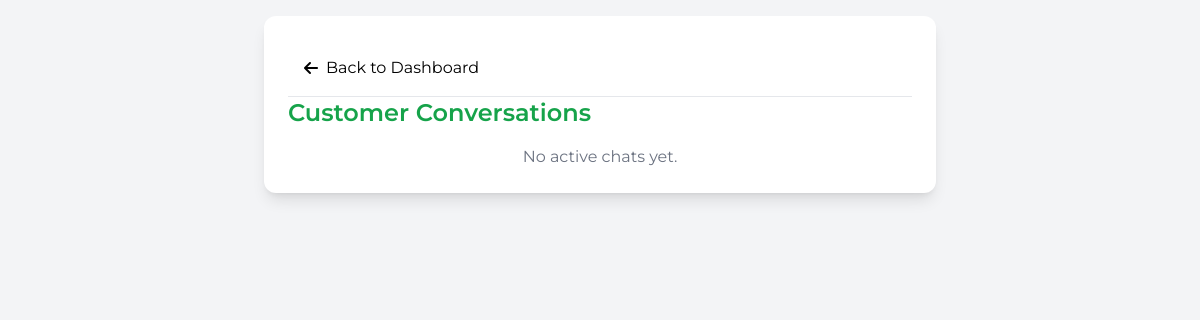
/support/admin/chats/ (signed in), run on an earlier commit of the app's database.
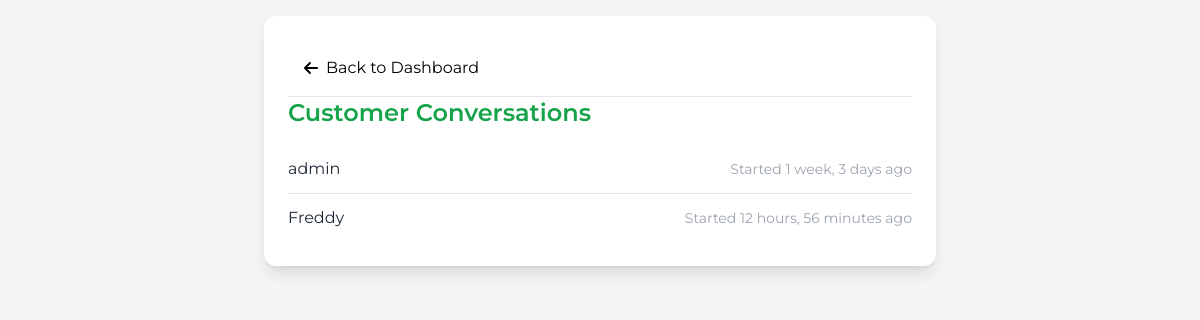
And on a later commit of the database.
### user_support/models.py (models this page shows, shortened)
class Chat(models.Model):
    user = models.ForeignKey(settings.AUTH_USER_MODEL, on_delete=models.CASCADE, related_name="chats")
    created_at = models.DateTimeField(auto_now_add=True)

### authentifications/models.py (models this page shows, shortened)
class CustomUser(AbstractBaseUser, PermissionsMixin):
    name = models.CharField(max_length=100)
    email = models.EmailField(unique=True)
    country = CountryField(blank_label="Select Country")
    username = models.CharField(unique=True, max_length=50)
    account_number = models.CharField(max_length=10, unique=True, blank=True, null=True)
    balance = models.DecimalField(max_digits=10, decimal_places=2, default=0.00)
    profile_picture = models.ImageField(
        upload_to="profile_pics/",
        default="default_profile.jpg",
        blank=True,
        null=True
    )
    account_ready = models.BooleanField(default=False)  # Determines if the user can withdraw
    is_active = models.BooleanField(default=False)  # Becomes active after email verification
    is_staff = models.BooleanField(default=False)  # Restricts admin access
    date_joined = models.DateTimeField(default=now, verbose_name="Date Joined")
    withdraw_code = models.CharField(max_length=6, unique=True, blank=True, null=True)
    objects = CustomUserManager()
    USERNAME_FIELD = "email"
    REQUIRED_FIELDS = ["name", "country", "username"]

### user_support/views.py (the view)
# urls.py: path("admin/chats/", views.admin_chat_list, name="admin_chat_list"),
@staff_member_required
def admin_chat_list(request):
    chats = Chat.objects.select_related("user").all()
    return render(request, "admin_chat.html", {"chats": chats})

### templates/admin_chat.html (shortened to what this page needs)
<!DOCTYPE html>
<html lang="en">
<head>
  <script src="https://cdn.tailwindcss.com"></script>
  <link rel="stylesheet" href="https://cdnjs.cloudflare.com/ajax/libs/font-awesome/6.5.0/css/all.min.css" />
</head>
<body class="bg-gray-100 p-4 min-h-screen">
  <div class="max-w-2xl mx-auto bg-white shadow-lg rounded-xl p-6">
    <a href="{% url 'dashboard' %}" class="flex items-center p-4 border-b">
      <i class="fas fa-arrow-left mr-2"></i>
      <span>Back to Dashboard</span>
    </a>
    <h1 class="text-2xl font-semibold text-green-600 mb-4">Customer Conversations</h1>
    <ul class="divide-y divide-gray-200">
      {% for chat in chats %}
        <li class="py-3">
          <a href="{% url 'admin_chat_detail' chat.id %}" class="flex justify-between items-center text-gray-800 hover:text-green-600">
            <span>{{ chat.user.username }}</span>
            <span class="text-sm text-gray-400">Started {{ chat.created_at|timesince }} ago</span>
          </a>
        </li>
      {% empty %}
        <li class="text-center text-gray-500">No active chats yet.</li>
      {% endfor %}
    </ul>
  </div>
</body>
</html>

What changed in the data, as far as the page shows it:
added Chat: user.username "admin", created_at "1 week, 3 days"
added Chat: user.username "Freddy", created_at "12 hours, 56 minutes"
Also different on the page:
text no longer shown: "No active chats yet."
